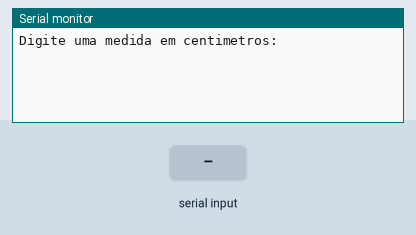
Bench run of a sketch on a simulated Arduino Uno, built with avr-gcc and run on an emulated ATmega328P. On the bench: the last lines printed to the serial monitor. Inputs (shaded band) come from the test bench.

Above: at 1.2 s.
1.3 s: "90,45\n" received over Serial
At 2.3 s:
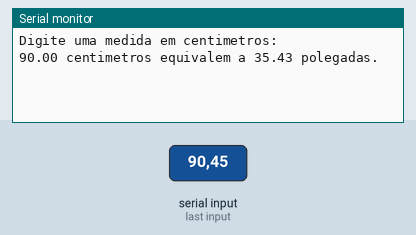
At 8.1 s:
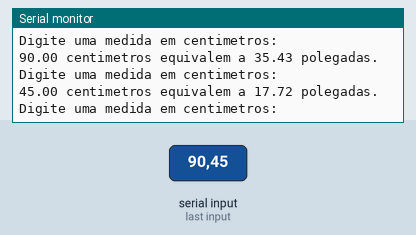

Measured:
- after the input at 1.3 s, the serial monitor: prints a new line at once (image 1)

The sketch:

lpmb_ex051.ino
```cpp
// C++ code (Arduino)
// Faça um programa que receba o nome, o peso e a altura de uma pessoa.
// Calcule e imprima o nome e o IMC dessa pessoa - IMC = peso / (altura * altura)

String nome = "Digite  seu nome";

float centimetros = 0;
float polegadas = 0;

void setup() {
  Serial.begin(9600); // Inicia comunicação serial
}

void loop() {
// Entrada
  Serial.println("Digite uma medida em centimetros:");
  while (!Serial.available());
  centimetros = Serial.parseFloat();

   // Processamento
  polegadas = centimetros / 2.54;

  // Saída
  Serial.println(String(centimetros) + " centimetros equivalem a " + String(polegadas, 2) + " polegadas.");
  delay(3000); // Aguarda antes de repetir
}
```
